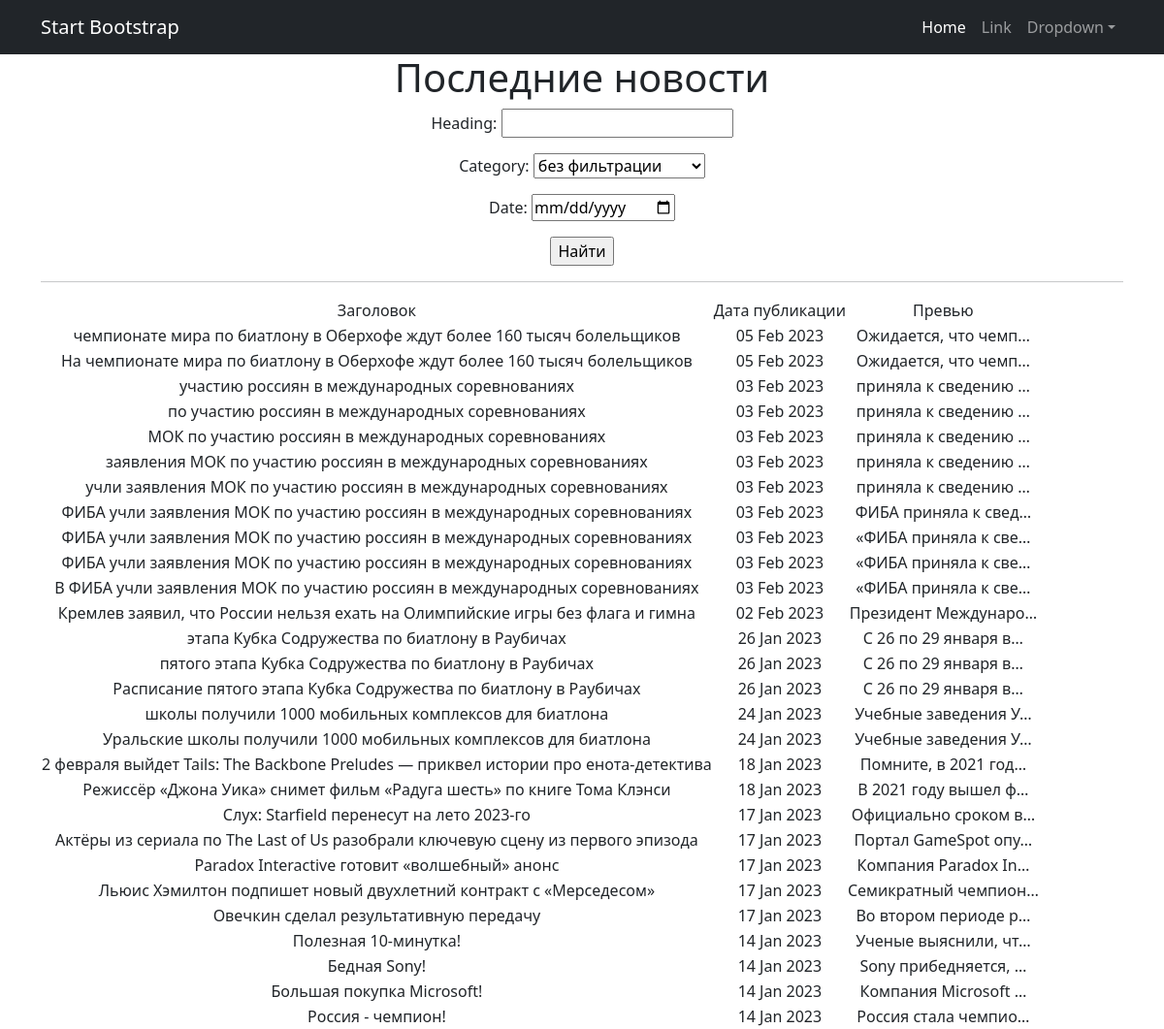
/news/search, run on the app's committed database.
### news/models.py (models this page shows, shortened)
class Post(models.Model):
    heading = models.CharField(max_length=100)
    text = models.CharField(max_length=1000)
    author = models.ForeignKey(Author, on_delete=models.CASCADE)
    type = models.CharField(max_length=2,
                            choices=TYPES)
    create_time = models.DateTimeField(auto_now_add=True)
    rating = models.IntegerField(default=0)
    category = models.ManyToManyField(Category, through='PostCategory')

### news/views.py (the view)
# urls.py: path('search', PostSearch.as_view()),
class PostSearch(ListView):
    model = Post
    ordering = '-create_time'
    template_name = 'search.html'
    context_object_name = 'posts'
    def get_queryset(self):
        queryset = super().get_queryset()
        self.filterset = PostFilter(self.request.GET, queryset)
        return self.filterset.qs
    def get_context_data(self, **kwargs):
        context = super().get_context_data(**kwargs)
        context['filterset'] = self.filterset
        return context

### news/models.py (called while the page is built)
    def __str__(self):
        return self.name.title()

### templates/search.html (shortened to what this page needs)
{% extends 'flatpages/default.html' %}
{% block content %}
   <h1>Последние новости</h1>
   <form action="" method="get">
       {{ filterset.form.as_p }}
       <input type="submit" value="Найти" />
   </form>
   <hr>
       <table>
           <tr>
               <td>Заголовок</td>
               <td>Дата публикации</td>
               <td>Превью</td>
           </tr>
           {% for post in posts %}
           <tr>
               <td>{{ post.heading }}</td>
               <td>{{ post.create_time|date:'d M Y' }}</td>
               <td>{{ post.text|truncatechars:20 }}</td>
           </tr>
           {% endfor %}
       </table>
{% endblock content %}

### templates/flatpages/default.html (shortened to what this page needs)
<!DOCTYPE html>
<html lang="en">
    <head>
        {% load static %}
        <link href="{% static 'css/styles.css' %}" rel="stylesheet" />
    </head>
    <body>
        <nav class="navbar navbar-expand-lg navbar-dark bg-dark">
            <div class="container">
                <a class="navbar-brand" href="#">Start Bootstrap</a>
                <div class="collapse navbar-collapse" id="navbarSupportedContent">
                    <ul class="navbar-nav ms-auto mb-2 mb-lg-0">
                        <li class="nav-item"><a class="nav-link active" aria-current="page" href="#">Home</a></li>
                        <li class="nav-item"><a class="nav-link" href="#">Link</a></li>
                        <li class="nav-item dropdown">
                            <a class="nav-link dropdown-toggle" id="navbarDropdown" href="#" role="button" data-bs-toggle="dropdown" aria-expanded="false">Dropdown</a>
                        </li>
                    </ul>
                </div>
            </div>
        </nav>
        <div class="container">
   <div class="row">
       <div class="col-lg-12 text-center">
           {% block content %}{% endblock content %}
       </div>
   </div>
</div>
    </body>
</html>

### data on the page
Post: heading "чемпионате мира по биатлону в Оберхофе ждут более 160 тысяч болельщиков", create_time "05 Feb 2023", text "Ожидается, что чемп…"
Post: heading "На чемпионате мира по биатлону в Оберхофе ждут более 160 тысяч болельщиков", create_time "05 Feb 2023", text "Ожидается, что чемп…"
Post: heading "участию россиян в международных соревнованиях", create_time "03 Feb 2023", text "приняла к сведению …"
Post: heading "по участию россиян в международных соревнованиях", create_time "03 Feb 2023", text "приняла к сведению …"
Post: heading "МОК по участию россиян в международных соревнованиях", create_time "03 Feb 2023", text "приняла к сведению …"
Post: heading "заявления МОК по участию россиян в международных соревнованиях", create_time "03 Feb 2023", text "приняла к сведению …"
Post: heading "учли заявления МОК по участию россиян в международных соревнованиях", create_time "03 Feb 2023", text "приняла к сведению …"
Post: heading "ФИБА учли заявления МОК по участию россиян в международных соревнованиях", create_time "03 Feb 2023", text "ФИБА приняла к свед…"
Post: heading "ФИБА учли заявления МОК по участию россиян в международных соревнованиях", create_time "03 Feb 2023", text "«ФИБА приняла к све…"
Post: heading "ФИБА учли заявления МОК по участию россиян в международных соревнованиях", create_time "03 Feb 2023", text "«ФИБА приняла к све…"
Post: heading "В ФИБА учли заявления МОК по участию россиян в международных соревнованиях", create_time "03 Feb 2023", text "«ФИБА приняла к све…"
Post: heading "Кремлев заявил, что России нельзя ехать на Олимпийские игры без флага и гимна", create_time "02 Feb 2023", text "Президент Междунаро…"
Post: heading "этапа Кубка Содружества по биатлону в Раубичах", create_time "26 Jan 2023", text "С 26 по 29 января в…"
Post: heading "пятого этапа Кубка Содружества по биатлону в Раубичах", create_time "26 Jan 2023", text "С 26 по 29 января в…"
Post: heading "Расписание пятого этапа Кубка Содружества по биатлону в Раубичах", create_time "26 Jan 2023", text "С 26 по 29 января в…"
Post: heading "школы получили 1000 мобильных комплексов для биатлона", create_time "24 Jan 2023", text "Учебные заведения У…"
Post: heading "Уральские школы получили 1000 мобильных комплексов для биатлона", create_time "24 Jan 2023", text "Учебные заведения У…"
Post: heading "2 февраля выйдет Tails: The Backbone Preludes — приквел истории про енота-детектива", create_time "18 Jan 2023", text "Помните, в 2021 год…"
Post: heading "Режиссёр «Джона Уика» снимет фильм «Радуга шесть» по книге Тома Клэнси", create_time "18 Jan 2023", text "В 2021 году вышел ф…"
Post: heading "Слух: Starfield перенесут на лето 2023-го", create_time "17 Jan 2023", text "Официально сроком в…"
Post: heading "Актёры из сериала по The Last of Us разобрали ключевую сцену из первого эпизода", create_time "17 Jan 2023", text "Портал GameSpot опу…"
Post: heading "Paradox Interactive готовит «волшебный» анонс", create_time "17 Jan 2023", text "Компания Paradox In…"
Post: heading "Льюис Хэмилтон подпишет новый двухлетний контракт с «Мерседесом»", create_time "17 Jan 2023", text "Семикратный чемпион…"
Post: heading "Овечкин сделал результативную передачу", create_time "17 Jan 2023", text "Во втором периоде р…"
Post: heading "Полезная 10-минутка!", create_time "14 Jan 2023", text "Ученые выяснили, чт…"
Post: heading "Бедная Sony!", create_time "14 Jan 2023", text "Sony прибедняется, …"
Post: heading "Большая покупка Microsoft!", create_time "14 Jan 2023", text "Компания Microsoft …"
Post: heading "Россия - чемпион!", create_time "14 Jan 2023", text "Россия стала чемпио…"
